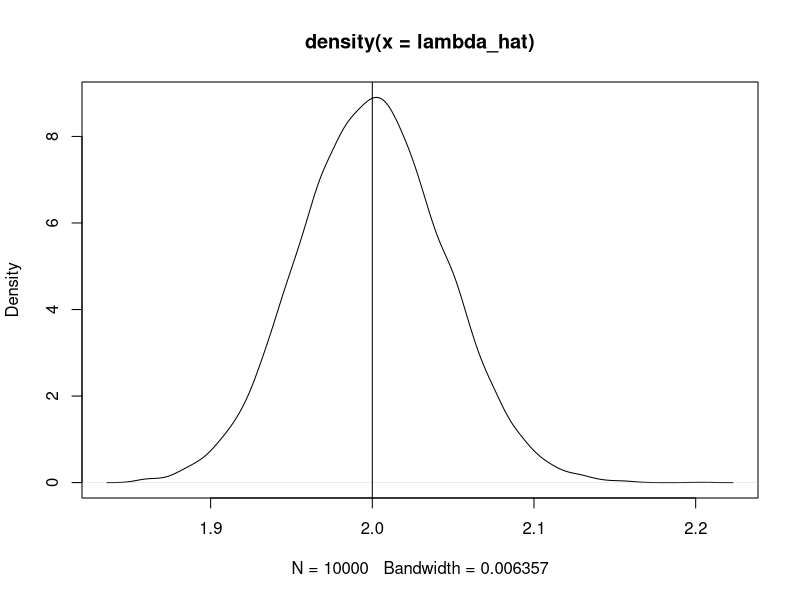

The R source for this figure:
#################################################################
# Expected likelihood
# Lab 2, 15.9.14
# Quant III, Elad Zippory
#################################################################

rm(list=ls())
set.seed(123)

# Let's define a function that is the log likelihood for the Poisson
#y=Y;lambda=1
log.likelihood.poisson <- function(y,lambda){
  n=length(y)
  log_lk=log(lambda)*sum(y)-n*lambda-sum(log(factorial(y)))
  return(-log_lk)
} 

# Let's generate some data...
N=1000;true_lambda=2
Y=rpois(n = N,lambda = true_lambda)

results=optim(fn = log.likelihood.poisson,par = runif(n = 1,min = 0,max = 20),y=Y,
      method = "BFGS",hessian = T,control = list(trace=1))

str(results)
# so what is the standard error?
# recall E[H(\theta)]^-1=var[\theta]
solve(results$hessian)


# Now, let's see what is the expected likelihood
# we are going to resample K times, and get MLE for each time.
K=10000;N=1000;lambda_hat=numeric(K)
for (i in 1:K)
{
  Y=rpois(n = N,lambda = true_lambda)  
  lambda_hat[i]=optim(fn = log.likelihood.poisson,
                      par = 1,y=Y,
                      method = "BFGS",hessian = T,control = list(trace=0))$par
}

plot(density(lambda_hat))
abline(v =true_lambda)

mean(lambda_hat)
var(lambda_hat)

